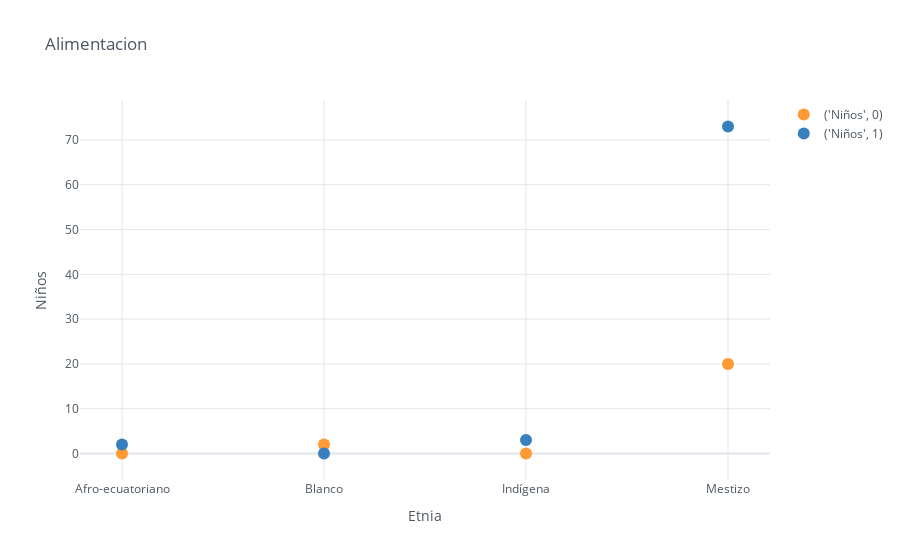

Notebook code cell kept with this figure:
### Code cell
df_alimentacionc.iplot(kind='scatter',mode='markers',xTitle = 'Etnia',yTitle = 'Niños',title='Alimentacion')

### Figure 1 — Plotly figure (JSON) as saved in the notebook; plotly's stock layout.template omitted (floating-point values rounded to 4 significant figures)
{"data": [{"line": {"color": "rgba(255, 153, 51, 1.0)", "dash": "solid", "shape": "linear", "width": 1.3}, "marker": {"size": 12, "symbol": "circle"}, "mode": "markers", "name": "('Niños', 0)", "text": "", "type": "scatter", "x": ["Afro-ecuatoriano", "Blanco", "Indígena", "Mestizo"], "y": [0, 2, 0, 20]}, {"line": {"color": "rgba(55, 128, 191, 1.0)", "dash": "solid", "shape": "linear", "width": 1.3}, "marker": {"size": 12, "symbol": "circle"}, "mode": "markers", "name": "('Niños', 1)", "text": "", "type": "scatter", "x": ["Afro-ecuatoriano", "Blanco", "Indígena", "Mestizo"], "y": [2, 0, 3, 73]}], "layout": {"legend": {"bgcolor": "#FFFFFF", "font": {"color": "#4D5663"}}, "paper_bgcolor": "#FFFFFF", "plot_bgcolor": "#FFFFFF", "title": {"font": {"color": "#4D5663"}, "text": "Alimentacion"}, "xaxis": {"gridcolor": "#E1E5ED", "showgrid": true, "tickfont": {"color": "#4D5663"}, "title": {"font": {"color": "#4D5663"}, "text": "Etnia"}, "zerolinecolor": "#E1E5ED"}, "yaxis": {"gridcolor": "#E1E5ED", "showgrid": true, "tickfont": {"color": "#4D5663"}, "title": {"font": {"color": "#4D5663"}, "text": "Niños"}, "zerolinecolor": "#E1E5ED"}}}
